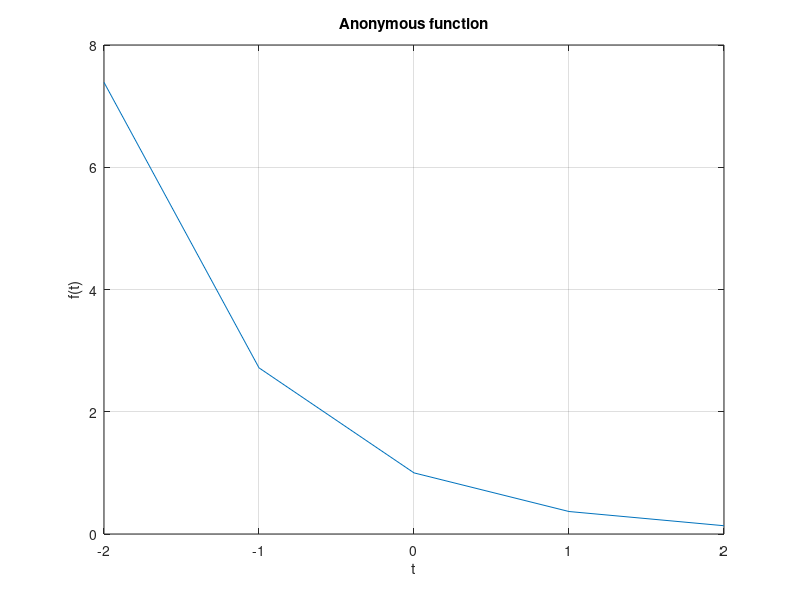
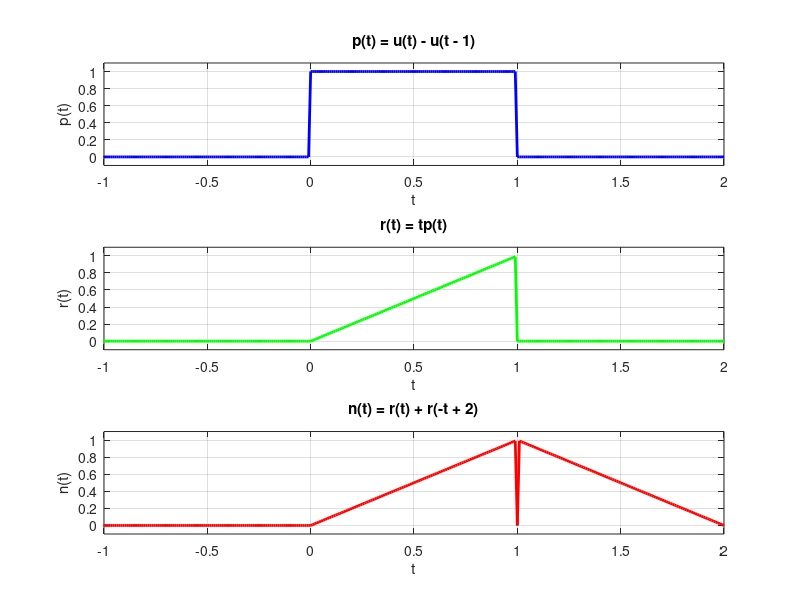

MATLAB code for these plots, in order: (Note: this script raises an error after producing the figures.)
%% Sarim Shahwar
%ELE532 - Lab_1_Section_4_F2023

%% Part A1
f = @(t) exp(-t).*cos(2*pi*t);
t = (-2:2);
figure 
plot(t,f(t));
xlabel('t'); ylabel('f(t)'); grid; title("Anonymous function");
%% Part A2
x= linspace(0,2*pi,100);
f = @(t) exp(-t).*cos(2*pi*t);
t = (-2:0.01:2);
figure
plot(t,f(t));
xlabel('t'); ylabel('f(t)'); grid; title("Anonymous function");
%% Part B1
p = @(t)((t>=0)&(t<1));
t = (-1:0.01:2); plot(t,p(t));
xlabel('t'); ylabel('p(t) = u(t)-u(t-1)'); title("Figure 1.50")
grid on;

%% Part B2
%Value of t
t = (-2:0.01:2);

%Functions

u = @(t) 1.0.*(t>=0);
p = @(t) u(t)-u(t-1);
r = @(t) t.*p(t);
n = @(t) r(t) + r(-t+2);

subplot(3, 1, 1);
plot(t,p(t), 'b', 'LineWidth', 2);
xlabel('t'); ylabel('p(t)'); title("p(t) = u(t) - u(t - 1)")
axis([-1 2 -0.1 1.1]);
grid on;

subplot(3, 1, 2);
plot(t, r(t), 'g', 'LineWidth', 2);
xlabel('t'); ylabel('r(t)'); title("r(t) = tp(t)")
axis([-1 2 -0.1 1.1]);
grid on;

subplot(3, 1, 3);
plot(t, n(t), 'r', 'LineWidth', 2);
xlabel('t'); ylabel('n(t)'); title("n(t) = r(t) + r(-t + 2)")
axis([-1 2 -0.1 1.1]);
grid on;

sgtitle('Plots of p(t), r(t), and n(t)');

%% Part B3

%Value of t
t = (-3:0.01:5);

%Functions

u = @(t) 1.0.*(t>=0);
p = @(t) u(t)-u(t-1);
r = @(t) t.*p(t);

n = @(t) r(t) + r(-t+2);
n1 = @(t) n(0.5.*t);
n2 = @(t) n1(t+0.5);

figure
plot(t, n1(t), 'g', t,n2(t),':r', LineWidth=1.5 );
xlabel('t'); ylabel('n1(t) & n2(t)');
axis([-3 5 -0.1 1.1]);
grid on;
legend('n1(t) = Green','n2(t) = Red');
sgtitle('Plots of n1(t), and n2(t)');

%% Part B4


%Value of t
t = (-3:0.01:5);

%Functions

u = @(t) 1.0.*(t>=0);
p = @(t) u(t)-u(t-1);
r = @(t) t.*p(t);

n = @(t) r(t) + r(-t+2);
n3 = @(t) n(t+0.25);
n4 = @(t) n3(0.5.*t);
figure
plot(t, n3(t), 'g', t,n4(t),':r', LineWidth=1.5 );
xlabel('t'); ylabel('n3(t) & n4(t)');
axis([-3 5 -0.1 1.1]);
grid on;
legend('n3(t) = Green','n4(t) = Red')
sgtitle('Plots of n3(t), and n4(t)');

%% Part C1

%Value of t
t = (-4:0.01:4);
u = @(t) 1.0.*(t>=0);

f = @(t) exp(-2.*t).*cos(4*pi*t);
g = @(t) f(t).*u(t);
figure
plot(t, g(t), 'r');
xlabel('t'); ylabel('g(t)'); title("g(t) = f(t).*u(t)");
axis([-2 2 -0.1 1.1]);
grid on;

%% Part C2
%Value of t
t = (0:0.01:2);
u = @(t) 1.0.*(t>=0);

f = @(t) exp(-2.*t).*cos(4*pi*t);
g = @(t) f(t).*u(t);
s = @(t) g(t+1);
figure
plot(t, s(t), 'r');
xlabel('t'); ylabel('s(t)'); title("s(t) = g(t+1)");
axis([-2 2 -0.1 1.1]);
grid on;    

%% Part C3
t = (1:0.01:4); %% (4/0.01) + 1 = 401
u = @(t) 1.0.*(t>=0);


% values of alpha
alpha_vals = [1, 3, 5, 7];

% Creating matrix to store the signals for different alpha values
s_alpha = zeros(length(alpha_vals), length(t));

% Calculate s_alpha(t) for all alpha values using the vector operations
% Converts column vector
alpha_matrix = alpha_vals.'; 
t_matrix = t;
%created matrix is a 401 x 4

for alpha = 1:2:7
    s = @(t) exp(-2).*exp(-alpha.*t).*cos(4*pi*t).*u(t);
    
    plot(t,s(t));
    xlabel("t"); ylabel("a(t)"); title("Plot for Alpha 1,3,5,7");
    hold on    
end
legend('alpha = 1', 'alpha = 3', 'alpha = 5', 'alpha = 7');
hold off;

%% Part D1
load ('ELE532_Lab1_Data.mat')
%A(:);
%A([2 4 7]);
%[A >=0.2]
%A([A >=0.2])
% A([A >=0.2]) = 0

%% Part D2
load ('ELE532_Lab1_Data.mat')

Num_rows = size(B,1); %Allocaing Matrix Size
Num_cols = size(B,2); %Allocaing Matrix Size

for i = 1:1:Num_rows %First For loop for Rows
    for j = 1:1:Num_cols %Second For loop for columns
        if (abs(B(i,j)) < 0.01) % Absolute function of B(i,j) < 0.01
            B(i,j) = 0; % Returning magnitude values below 0.01 to zero
        end
    end
end

%% Part D2 (b)
load ('ELE532_Lab1_Data.mat')
%Creted the same function as posted in part D1 but with the criteria of
%part D2
B([abs(B)>= 0.01]) = 0

%% Part D2 (c)
tic
load ('ELE532_Lab1_Data.mat')

Num_rows = size(B,1); %Allocaing Matrix Size
Num_cols = size(B,2); %Allocaing Matrix Size

for i = 1:1:Num_rows %First For loop for Rows
    for j = 1:1:Num_cols %Second For loop for columns
        if (abs(B(i,j)) < 0.01) % Absolute function of B(i,j) < 0.01
            B(i,j) = 0; % Returning magnitude values below 0.01 to zero
        end
    end
end
fprintf('\nFor the code in part a, the execution time is the following:\n')
toc

%% Part D2 (c continued)
tic
load ('ELE532_Lab1_Data.mat')
%Creted the same function as posted in part D1 but with the criteria of
%part D2
B([abs(B)>= 0.01]) = 0

fprintf('\nFor the code in part b, the execution time is the following:\n')
toc 

%% Part D3
load ('ELE532_Lab1_Data.mat')

Num_rows = size(x_audio,1); %Allocaing Matrix Size
Num_cols = size(x_audio,2); %Allocaing Matrix Size

threshold = 0;

for i = 1: Num_rows
    for j = 1: Num_cols
        if(abs(x_audio(i,j) == 0))
            threshold = threshold + 1;
        end
    end
end

fprintf("\nFor the Audio Data Set there are " + threshold);

sound(x_audio,8000)




